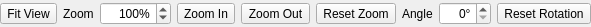
<?xml version="1.0" encoding="UTF-8"?>
<ui version="4.0">
 <class>ViewTransformWidget</class>
 <widget class="QWidget" name="ViewTransformWidget">
  <property name="geometry">
   <rect>
    <x>0</x>
    <y>0</y>
    <width>377</width>
    <height>27</height>
   </rect>
  </property>
  <layout class="QHBoxLayout" name="horizontalLayout">
   <property name="leftMargin">
    <number>0</number>
   </property>
   <property name="topMargin">
    <number>0</number>
   </property>
   <property name="rightMargin">
    <number>0</number>
   </property>
   <property name="bottomMargin">
    <number>0</number>
   </property>
   <item>
    <widget class="QToolButton" name="btn_view_fit">
     <property name="toolTip">
      <string>Fit View</string>
     </property>
     <property name="text">
      <string>Fit View</string>
     </property>
     <property name="icon">
      <iconset theme="zoom-fit-page">
       <normaloff>.</normaloff>.</iconset>
     </property>
    </widget>
   </item>
   <item>
    <widget class="QLabel" name="label">
     <property name="text">
      <string>Zoom</string>
     </property>
    </widget>
   </item>
   <item>
    <widget class="QDoubleSpinBox" name="spin_zoom">
     <property name="alignment">
      <set>Qt::AlignRight|Qt::AlignTrailing|Qt::AlignVCenter</set>
     </property>
     <property name="suffix">
      <string>%</string>
     </property>
     <property name="decimals">
      <number>0</number>
     </property>
     <property name="minimum">
      <double>1.000000000000000</double>
     </property>
     <property name="maximum">
      <double>10000.000000000000000</double>
     </property>
     <property name="value">
      <double>100.000000000000000</double>
     </property>
    </widget>
   </item>
   <item>
    <widget class="QToolButton" name="btn_zoom_in">
     <property name="toolTip">
      <string>Zoom In</string>
     </property>
     <property name="text">
      <string>Zoom In</string>
     </property>
     <property name="icon">
      <iconset theme="zoom-in">
       <normaloff>.</normaloff>.</iconset>
     </property>
    </widget>
   </item>
   <item>
    <widget class="QToolButton" name="btn_zoom_out">
     <property name="toolTip">
      <string>Zoom Out</string>
     </property>
     <property name="text">
      <string>Zoom Out</string>
     </property>
     <property name="icon">
      <iconset theme="zoom-out">
       <normaloff>.</normaloff>.</iconset>
     </property>
    </widget>
   </item>
   <item>
    <widget class="QToolButton" name="btn_zoom_reset">
     <property name="toolTip">
      <string>Reset Zoom</string>
     </property>
     <property name="text">
      <string>Reset Zoom</string>
     </property>
     <property name="icon">
      <iconset theme="zoom-original">
       <normaloff>.</normaloff>.</iconset>
     </property>
    </widget>
   </item>
   <item>
    <widget class="QLabel" name="label_2">
     <property name="text">
      <string>Angle</string>
     </property>
    </widget>
   </item>
   <item>
    <widget class="QDoubleSpinBox" name="spin_angle">
     <property name="alignment">
      <set>Qt::AlignRight|Qt::AlignTrailing|Qt::AlignVCenter</set>
     </property>
     <property name="suffix">
      <string>°</string>
     </property>
     <property name="decimals">
      <number>0</number>
     </property>
     <property name="minimum">
      <double>0.000000000000000</double>
     </property>
     <property name="maximum">
      <double>359.000000000000000</double>
     </property>
     <property name="value">
      <double>0.000000000000000</double>
     </property>
    </widget>
   </item>
   <item>
    <widget class="QToolButton" name="btn_angle_reset">
     <property name="toolTip">
      <string>Reset Rotation</string>
     </property>
     <property name="text">
      <string>Reset Rotation</string>
     </property>
     <property name="icon">
      <iconset theme="rotation-allowed">
       <normaloff>.</normaloff>.</iconset>
     </property>
    </widget>
   </item>
  </layout>
 </widget>
 <resources/>
 <connections/>
</ui>
